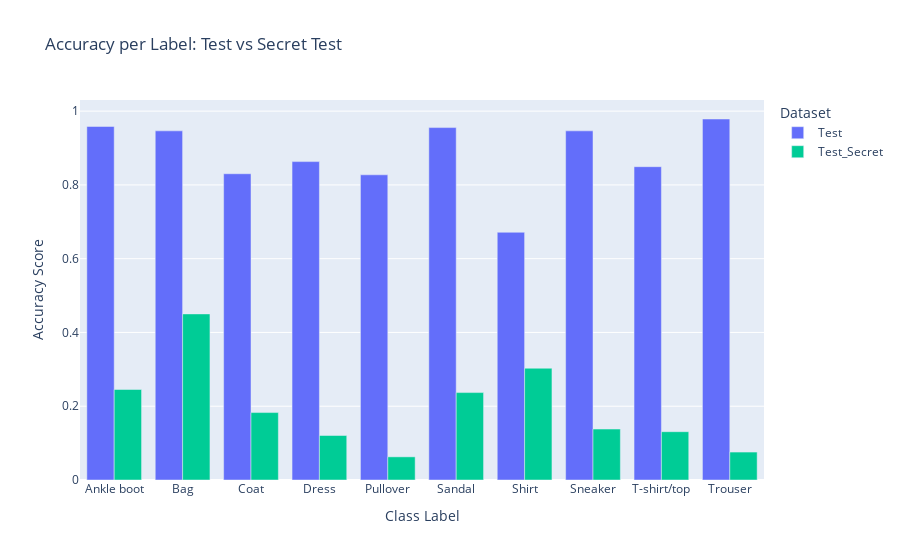

The cell this chart's notebook holds for it:
### Markdown cell above
<!-- BEGIN QUESTION -->

### Code cell
# TODO: Make a two-colored bar plot of the model's accuracy on the test set and the secret test set
# prices_test, test_secret_df, group with the class(true label)

def get_accuracy(group):
    return group['correct'].mean()

prices_test.groupby('label')
test_secret_df.groupby('label')

test_acc = prices_test.groupby('label').apply(get_accuracy).reset_index()
test_acc.columns = ['label', 'Accuracy']
test_acc['Dataset'] = 'Test'

test_secret_acc = test_secret_df.groupby('label').apply(get_accuracy).reset_index()
test_secret_acc.columns = ['label', 'Accuracy']
test_secret_acc['Dataset'] = 'Test_Secret'

plot_df = pd.concat([test_acc, test_secret_acc], axis = 0) 

fig = px.bar(
    plot_df, 
    x='label', 
    y='Accuracy', 
    color='Dataset', 
    barmode='group', 
    title='Accuracy per Label: Test vs Secret Test',
    labels={'label': 'Class Label', 'Accuracy': 'Accuracy Score'},
    color_discrete_map={'Test': '#636EFA', 'Secret Test': '#EF553B'} 
)

fig.show()

### Figure 1 — Plotly figure (JSON) as saved in the notebook; plotly's stock layout.template omitted (floating-point values rounded to 4 significant figures)
{"data": [{"alignmentgroup": "True", "hovertemplate": "Dataset=Test<br>Class Label=%{x}<br>Accuracy Score=%{y}<extra></extra>", "legendgroup": "Test", "marker": {"color": "#636EFA", "pattern": {"shape": ""}}, "name": "Test", "offsetgroup": "Test", "orientation": "v", "showlegend": true, "textposition": "auto", "type": "bar", "x": ["Ankle boot", "Bag", "Coat", "Dress", "Pullover", "Sandal", "Shirt", "Sneaker", "T-shirt/top", "Trouser"], "xaxis": "x", "y": [0.9584, 0.9465, 0.8303, 0.8632, 0.8274, 0.9554, 0.6716, 0.9465, 0.8494, 0.9787], "yaxis": "y"}, {"alignmentgroup": "True", "hovertemplate": "Dataset=Test_Secret<br>Class Label=%{x}<br>Accuracy Score=%{y}<extra></extra>", "legendgroup": "Test_Secret", "marker": {"color": "#00cc96", "pattern": {"shape": ""}}, "name": "Test_Secret", "offsetgroup": "Test_Secret", "orientation": "v", "showlegend": true, "textposition": "auto", "type": "bar", "x": ["Ankle boot", "Bag", "Coat", "Dress", "Pullover", "Sandal", "Shirt", "Sneaker", "T-shirt/top", "Trouser"], "xaxis": "x", "y": [0.2454, 0.4503, 0.1828, 0.1206, 0.06278, 0.237, 0.303, 0.1381, 0.131, 0.07576], "yaxis": "y"}], "layout": {"barmode": "group", "legend": {"title": {"text": "Dataset"}, "tracegroupgap": 0}, "title": {"text": "Accuracy per Label: Test vs Secret Test"}, "xaxis": {"anchor": "y", "domain": [0, 1], "title": {"text": "Class Label"}}, "yaxis": {"anchor": "x", "domain": [0, 1], "title": {"text": "Accuracy Score"}}}}
